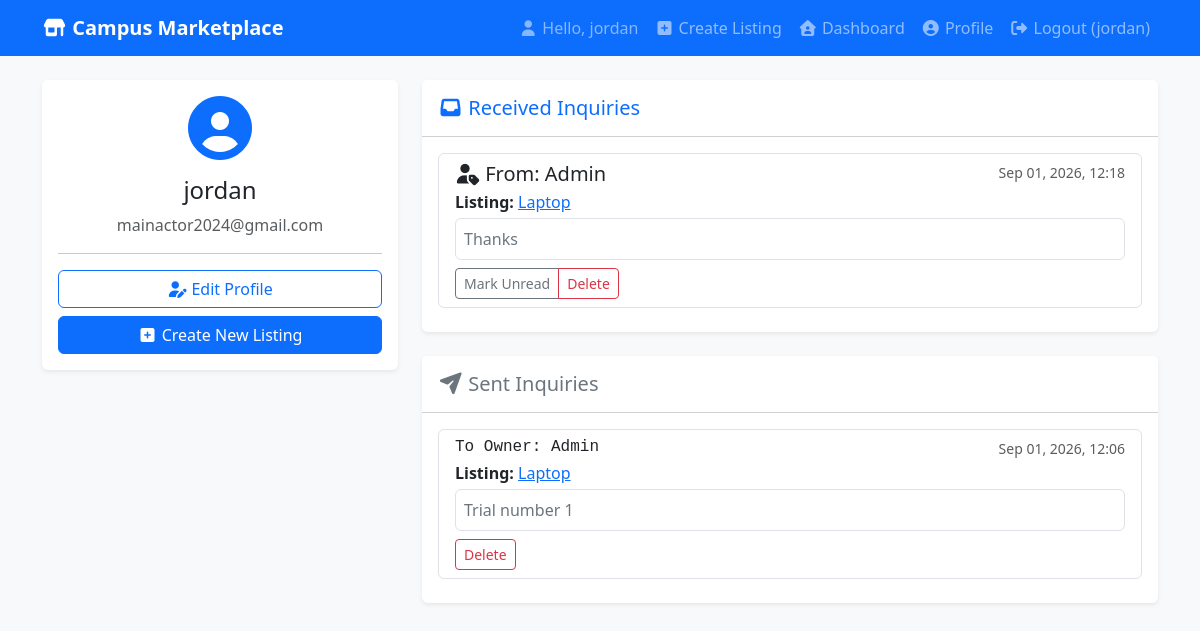
The app's page /dashboard/ (signed in) with its own data.
### consentform/models.py (models this page shows, shortened)
class Inquiry(models.Model):
  listing = models.ForeignKey(Listing, on_delete=models.CASCADE, related_name='inquiries')
  sender = models.ForeignKey(User, on_delete=models.CASCADE, related_name='sent_inquiries')
  receiver = models.ForeignKey(User, on_delete=models.CASCADE, related_name='received_inquiries')
  message = models.TextField()
  contact_email = models.EmailField()
  contact_phone = models.CharField(max_length=20, blank=True)
  created_at = models.DateTimeField(auto_now_add=True)
  is_read = models.BooleanField(default=False)
  class Meta:
    verbose_name_plural = 'Inquiries'
    ordering = ['-created_at']

class Listing(models.Model):
  LISTING_TYPES = (
    ('item', 'Item for Sale/Rent'),
    ('service', 'Service offered'),
  )
  CONDITIONS = (
    ('new', 'Brand New'),
    ('like_new', 'Like New'),
    ('used', 'Fair / Used'),
    ('na', 'Not Applicable (Services)'),
  )
  owner = models.ForeignKey(User, on_delete=models.CASCADE, related_name='listings')
  category = models.ForeignKey(Category, on_delete=models.SET_NULL, null=True, related_name='listings')
  title = models.CharField(max_length=150)
  description = models.TextField()
  price = models.DecimalField(max_digits=10, decimal_places=2)
  listing_type = models.CharField(max_length=10, choices=LISTING_TYPES, default='item')
  condition = models.CharField(max_length=10, choices=CONDITIONS, default='used')
  is_available = models.BooleanField(default=True)
  created_at = models.DateTimeField(auto_now_add=True)
  updated_at = models.DateTimeField(auto_now=True)
  class Meta:
    ordering = ['-created_at']

### consentform/views.py (the view)
# urls.py: path('dashboard/', views.dashboard, name='dashboard'),
@login_required
def dashboard(request):
  received_inquiries = Inquiry.objects.filter(
    receiver=request.user  # Fixed typo from 'reciever' to 'receiver'
  ).select_related('listing', 'sender')
  sent_inquiries = Inquiry.objects.filter(
    sender=request.user
  ).select_related('listing', 'receiver')
  unread_count = received_inquiries.filter(is_read=False).count()
  context = {
    'received_inquiries': received_inquiries,
    'sent_inquiries': sent_inquiries,
    'unread_count': unread_count,
  }
  return render(request, 'consentform/dashboard.html', context)

### consentform/templates/consentform/dashboard.html (shortened to what this page needs)
{% extends 'consentform/base.html' %}
{% block content %}
<div class="row">
    <div class="col-md-4 mb-4">
        <div class="card shadow-sm border-0">
            <div class="card-body text-center">
                <div class="mb-3">
                    <i class="fa-solid fa-user-circle fa-4x text-primary"></i>
                </div>
                <h4>{{ request.user.username }}</h4>
                <p class="text-muted">{{ request.user.email }}</p>
                <hr>
                <div class="d-grid gap-2">
                    <a href="{% url 'profile_edit' %}" class="btn btn-outline-primary">
                        <i class="fa-solid fa-user-pen"></i> Edit Profile
                    </a>
                    <a href="{% url 'listing_create' %}" class="btn btn-primary">
                        <i class="fa-solid fa-square-plus"></i> Create New Listing
                    </a>
                </div>
            </div>
        </div>
    </div>
    <div class="col-md-8">
        <div class="card shadow-sm border-0 mb-4">
            <div class="card-header bg-white py-3">
                <h5 class="mb-0 text-primary">
                    <i class="fa-solid fa-inbox"></i> Received Inquiries
                </h5>
            </div>
            <div class="card-body">
                {% if received_inquiries %}
                    <div class="list-group">
                        {% for inquiry in received_inquiries %}
                            <div class="list-group-item list-group-item-action flex-column align-items-start mb-2 border rounded {% if not inquiry.is_read %}list-group-item-light border-primary{% endif %}">
                                <div class="d-flex w-100 justify-content-between">
                                    <h5 class="mb-1">
                                        <i class="fa-solid fa-user-tag"></i> From: {{ inquiry.sender.username }}
                                    </h5>
                                    <small class="text-muted">{{ inquiry.created_at|date:"M d, Y, H:i" }}</small>
                                </div>
                                <p class="mb-1"><strong>Listing:</strong> <a href="{% url 'listing_detail' inquiry.listing.pk %}">{{ inquiry.listing.title }}</a></p>
                                <p class="mb-2 text-secondary bg-white p-2 rounded border">{{ inquiry.message }}</p>
                                <div class="btn-group btn-group-sm" role="group">
                                    <a href="{% url 'toggle_inquiry_read' inquiry.pk %}" class="btn btn-outline-secondary">
                                        {% if inquiry.is_read %}Mark Unread{% else %}Mark Read{% endif %}
                                    </a>
                                    <a href="{% url 'delete_inquiry' inquiry.pk %}" class="btn btn-outline-danger" onclick="return confirm('Are you sure you want to delete this inquiry?');">
                                        Delete
                                    </a>
                                </div>
                            </div>
                        {% endfor %}
                    </div>
                {% else %}
                    <p class="text-muted mb-0">You have not received any inquiries yet.</p>
                {% endif %}
            </div>
        </div>
        <div class="card shadow-sm border-0">
            <div class="card-header bg-white py-3">
                <h5 class="mb-0 text-secondary">
                    <i class="fa-solid fa-paper-plane"></i> Sent Inquiries
                </h5>
            </div>
            <div class="card-body">
                {% if sent_inquiries %}
                    <div class="list-group">
                        {% for inquiry in sent_inquiries %}
                            <div class="list-group-item flex-column align-items-start mb-2 border rounded">
                                <div class="d-flex w-100 justify-content-between">
                                    <h5 class="mb-1 font-monospace fs-6">
                                        To Owner: {{ inquiry.receiver.username }}
                                    </h5>
                                    <small class="text-muted">{{ inquiry.created_at|date:"M d, Y, H:i" }}</small>
                                </div>
                                <p class="mb-1"><strong>Listing:</strong> <a href="{% url 'listing_detail' inquiry.listing.pk %}">{{ inquiry.listing.title }}</a></p>
                                <p class="mb-2 text-secondary bg-white p-2 rounded border">{{ inquiry.message }}</p>
                                <a href="{% url 'delete_inquiry' inquiry.pk %}" class="btn btn-outline-danger btn-sm" onclick="return confirm('Are you sure?');">
                                    Delete
                                </a>
                            </div>
                        {% endfor %}
                    </div>
                {% else %}
                    <p class="text-muted mb-0">You have not sent any inquiries yet.</p>
                {% endif %}
            </div>
        </div>
    </div>
</div>
{% endblock %}

### consentform/templates/consentform/base.html (shortened to what this page needs)
{% load static %}
<!DOCTYPE html>
<!DOCTYPE html>
<html lang="en">
<head>
    <link href="https://cdn.jsdelivr.net/npm/bootstrap@5.3.0/dist/css/bootstrap.min.css" rel="stylesheet">
    <link rel="stylesheet" href="https://cdn.jsdelivr.net/npm/bootstrap-icons@1.11.0/font/bootstrap-icons.css">
    <link rel="stylesheet" href="https://cdnjs.cloudflare.com/ajax/libs/font-awesome/7.3.1/css/all.min.css">
    <link rel="stylesheet" href="{% static 'style/style.css' %}">
</head>
<body class="bg-light">
    <nav class="navbar navbar-expand-lg navbar-dark bg-primary mb-4">
        <div class="container">
            <a class="navbar-brand fw-bold" href="{% url 'listing_list' %}"><i class="fa-solid fa-shop"></i> Campus Marketplace</a>
            <div class="navbar-nav ms-auto">
                {% if user.is_authenticated %}
                    <span class="nav-link disabled text-white-50"><i class="fa-solid fa-user"></i> Hello, {{ user.username }}</span>
                    <a class="nav-link" href="{% url 'listing_create' %}"><i class="fa-solid fa-square-plus"></i> Create Listing</a>
                    <a class="nav-link" href="{% url 'dashboard' %}">
                        <i class="fa-solid fa-house-user"></i> Dashboard
                    </a>
                    <a href="{% url 'profile_edit' %}" class="nav-link"><i class="fa-solid fa-circle-user"></i> Profile</a>
                    <form action="{% url 'logout' %}" method="post" class="d-inline">
                        <button type="submit" class="btn btn-link nav-link border-0 text-decoration-none d-inline">
                           <i class="fa-solid fa-right-from-bracket"></i> Logout ({{user.username}})
                        </button>
                    </form>
                {% else %}
                    <a class="nav-link" href="{% url 'login' %}"><i class="fa-solid fa-right-to-bracket"></i> Login</a>
                    <a class="nav-link" href="{% url 'signup' %}"><i class="fa-solid fa-user-plus"></i> Sign up</a>
                {% endif %}
            </div>
        </div>
    </nav>
    <div class="container">
        {% block content %}{% endblock %}
        </div>
</body>
</html>

### records on screen
Inquiry: sender.username "Admin", created_at "Sep 01, 2026, 12:18", listing "Laptop", message "Thanks", is_read "Mark Unread"
Inquiry: receiver.username "Admin", created_at "Sep 01, 2026, 12:06", listing "Laptop", message "Trial number 1"

### other values on screen
{{ user.username }} "jordan"
{{ request.user.username }} "jordan"
{{ request.user.email }} "mainactor2024@gmail.com"
